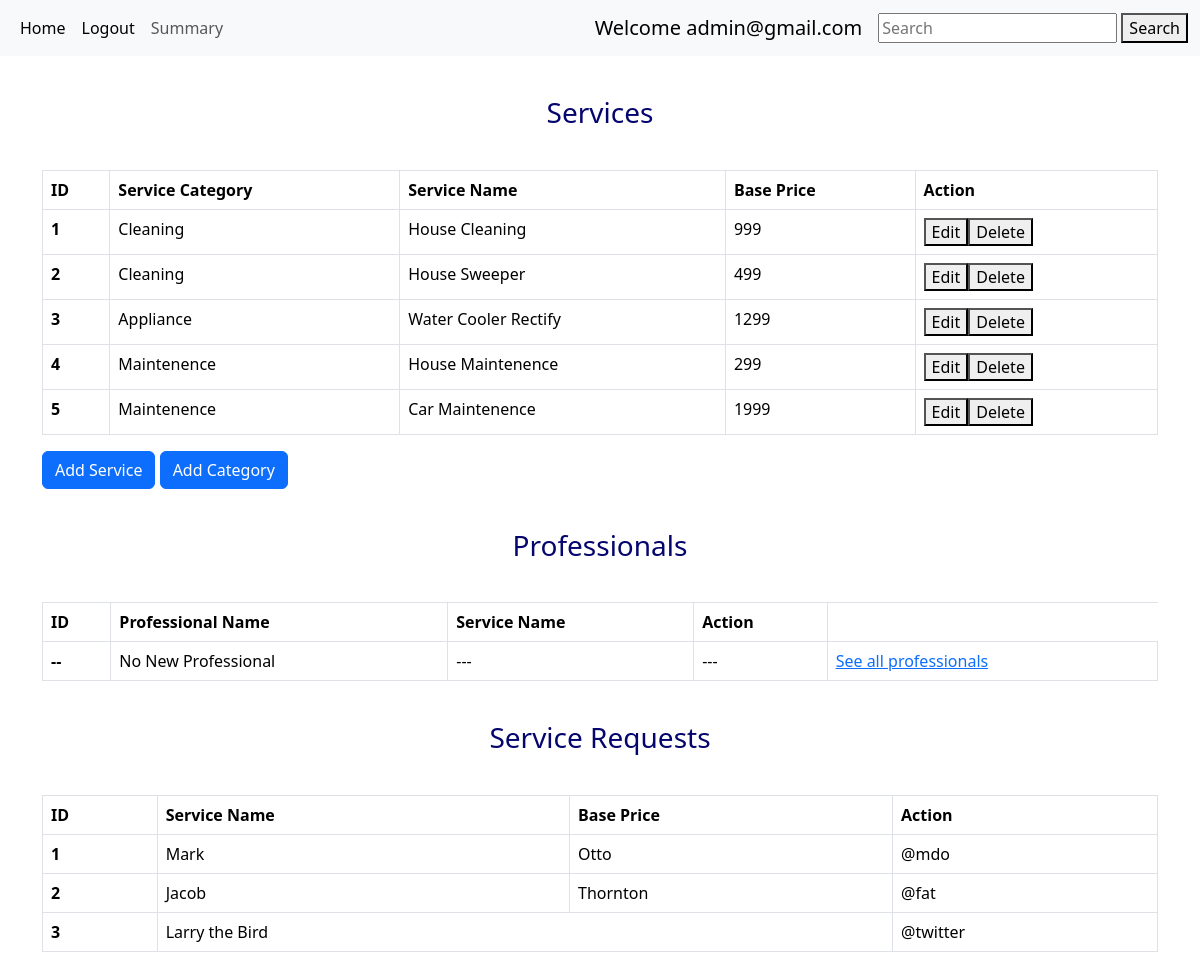
Page /admin/admin@gmail.com on the committed database.
### models.py (models this page shows)
class Services(db.Model):
    id = db.Column(db.Integer, primary_key=True)
    c_id = db.Column(db.Integer, db.ForeignKey('category.id'),nullable=False)    #category fk
    name = db.Column(db.String(64), nullable=False)
    base_price = db.Column(db.Integer , nullable=False)
    description = db.Column(db.String(64), nullable=False)
    professional = db.relationship("Professional", backref = 'services',cascade = "all,delete",lazy = True)
    running = db.relationship("Running", backref = 'services',cascade = "all,delete",lazy = True)

class Category(db.Model):
    id = db.Column(db.Integer, primary_key=True)
    name = db.Column(db.String(64), nullable=False)
    services = db.relationship("Services", backref = 'category',cascade = "all,delete" ,lazy = True)
    running = db.relationship("Running", backref = 'category',cascade = "all,delete",lazy = True)

### routes.py (the view)
@app.route('/admin/<user>' , methods=['GET','POST'])
def admin_dashboard(user):
    return render_template('admin.html',user=user,services= get_service(),professionals = get_professional())

### routes.py (called while the page is built)
def get_service():
    services = Services.query.all()  #it will give a list of all services available, like S1,S2...
    return services  #give list

def get_professional():
    professionals = Professional.query.all()
    return professionals  #give list

### templates/admin.html (shortened to what this page needs)
{% extends 'layout.html' %}
 {% block content %}
<h3 class="center" style="text-align:center; margin-top:40px; margin-bottom:40px;">Services</h3>
<table class="table table-bordered">
  <thead>
    <tr>
      <th scope="col">ID</th>
      <th scope="col">Service Category</th>
      <th scope="col">Service Name</th>
      <th scope="col">Base Price</th>
      <th scope="col">Action</th>
    </tr>
  </thead>
  <tbody>
    {% for service in services %}
    <tr>
      <th scope="row">{{service.id}}</th>
      <td>{{service.category.name}}</td>
      <td>{{service.name}}</td>
      <td>{{service.base_price}}</td>
      <td><a href="/edit_service/{{service.id}}/{{user}}"><button type="button">Edit</button></a><a href="/delete_service/{{service.id}}/{{user}}" type="button"><button type="button">Delete</button></a></td>
    </tr>
    {% endfor %}
  </tbody>
</table>
<div>
  <a href="/admin/add_service" class="btn btn-primary">Add Service</a>
  <a href="/admin/add_category" class="btn btn-primary">Add Category</a>
</div>
<div class="container">
  <h3 class="center" style="margin-top:40px; margin-bottom:40px;">Professionals</h3>
</div>
<table class="table table-bordered">
  <thead>
    <tr>
      <th scope="col">ID</th>
      <th scope="col">Professional Name</th>
      <th scope="col">Service Name</th>
      <th scope="col">Action</th>
    </tr>
  </thead>
  <tbody>
    <tr>
      <th scope="row">--</th>
      <td>No New Professional</td>
      <td>---</td>
      <td>---</td>
      <td><a href="/admin/{{user}}/show/all_professionals">See all professionals</a></td>
    </tr>
  </tbody>
</table>
<div class="container">
  <h3 class="center" style="margin-top:40px; margin-bottom:40px;">Service Requests</h3>
</div>
<table class="table table-bordered">
  <thead>
    <tr>
      <th scope="col">ID</th>
      <th scope="col">Service Name</th>
      <th scope="col">Base Price</th>
      <th scope="col">Action</th>
    </tr>
  </thead>
  <tbody>
    <tr>
      <th scope="row">1</th>
      <td>Mark</td>
      <td>Otto</td>
      <td>@mdo</td>
    </tr>
    <tr>
      <th scope="row">2</th>
      <td>Jacob</td>
      <td>Thornton</td>
      <td>@fat</td>
    </tr>
    <tr>
      <th scope="row">3</th>
      <td colspan="2">Larry the Bird</td>
      <td>@twitter</td>
    </tr>
  </tbody>
</table>
 {% endblock %}

### static/styles/style.css (style rules this page uses)
* { margin: 0px; }
.center { text-align: center; margin: auto; margin-top: 10px; color: rgb(5, 5, 110); }

### rows in the picture
Services: id "1", category.name "Cleaning", name "House Cleaning", base_price "999"
Services: id "2", category.name "Cleaning", name "House Sweeper", base_price "499"
Services: id "3", category.name "Appliance", name "Water Cooler Rectify", base_price "1299"
Services: id "4", category.name "Maintenence", name "House Maintenence", base_price "299"
Services: id "5", category.name "Maintenence", name "Car Maintenence", base_price "1999"

### other values in the picture
{{ user }} "admin@gmail.com"
